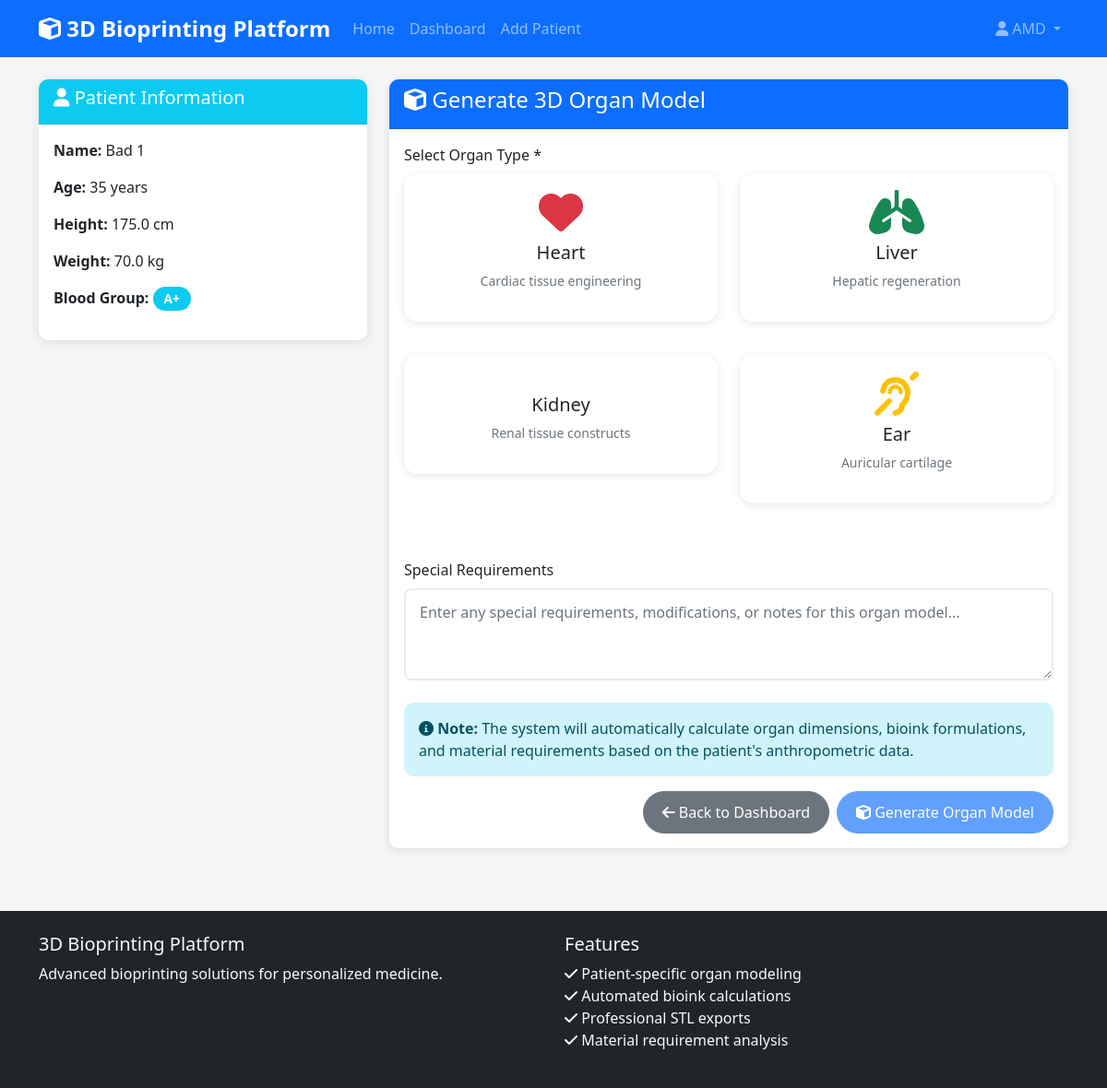
The page /generate_organ/2 (signed in) on the database its author committed.
### tables this page shows
CREATE TABLE patient_data (
        id INTEGER PRIMARY KEY AUTOINCREMENT,
        user_id INTEGER,
        patient_name TEXT NOT NULL,
        height REAL NOT NULL,
        weight REAL NOT NULL,
        age INTEGER NOT NULL,
        blood_group TEXT NOT NULL,
        medical_conditions TEXT,
        created_at TIMESTAMP DEFAULT CURRENT_TIMESTAMP,
        FOREIGN KEY (user_id) REFERENCES users (id)
    );

### app.py (the view)
@app.route('/generate_organ/<int:patient_id>')
def generate_organ_form(patient_id):
    if 'user_id' not in session:
        return redirect(url_for('login'))
    conn = sqlite3.connect('bioprinting.db')
    c = conn.cursor()
    c.execute('SELECT * FROM patient_data WHERE id = ? AND user_id = ?',
              (patient_id, session['user_id']))
    patient = c.fetchone()
    conn.close()
    if not patient:
        flash('Patient not found')
        return redirect(url_for('dashboard'))
    return render_template('generate_organ.html', patient=patient)

### app.py (called while the page is built)
@app.before_request
def create_tables():
    init_db()

### templates/generate_organ.html (shortened to what this page needs)
{% extends "base.html" %}
{% block content %}
<div class="row">
    <div class="col-md-4">
        <div class="card mb-4">
            <div class="card-header bg-info text-white">
                <h5><i class="fas fa-user"></i> Patient Information</h5>
            </div>
            <div class="card-body">
                <p><strong>Name:</strong> {{ patient[2] }}</p>
                <p><strong>Age:</strong> {{ patient[5] }} years</p>
                <p><strong>Height:</strong> {{ patient[3] }} cm</p>
                <p><strong>Weight:</strong> {{ patient[4] }} kg</p>
                <p><strong>Blood Group:</strong> <span class="badge bg-info">{{ patient[6] }}</span></p>
            </div>
        </div>
    </div>
    <div class="col-md-8">
        <div class="card">
            <div class="card-header bg-primary text-white">
                <h4><i class="fas fa-cube"></i> Generate 3D Organ Model</h4>
            </div>
            <div class="card-body">
                <form method="POST" action="{{ url_for('process_organ_generation') }}">
                    <div class="mb-4">
                        <label for="organ_type" class="form-label">Select Organ Type *</label>
                        <div class="row">
                            <div class="col-md-6 mb-3">
                                <div class="card organ-card" onclick="selectOrgan('heart')">
                                    <div class="card-body text-center">
                                        <i class="fas fa-heart fa-3x text-danger mb-2"></i>
                                        <h5>Heart</h5>
                                        <p class="text-muted small">Cardiac tissue engineering</p>
                                    </div>
                                </div>
                            </div>
                            <div class="col-md-6 mb-3">
                                <div class="card organ-card" onclick="selectOrgan('liver')">
                                    <div class="card-body text-center">
                                        <i class="fas fa-lungs fa-3x text-success mb-2"></i>
                                        <h5>Liver</h5>
                                        <p class="text-muted small">Hepatic regeneration</p>
                                    </div>
                                </div>
                            </div>
                            <div class="col-md-6 mb-3">
                                <div class="card organ-card" onclick="selectOrgan('kidney')">
                                    <div class="card-body text-center">
                                        <h5>Kidney</h5>
                                        <p class="text-muted small">Renal tissue constructs</p>
                                    </div>
                                </div>
                            </div>
                            <div class="col-md-6 mb-3">
                                <div class="card organ-card" onclick="selectOrgan('ear')">
                                    <div class="card-body text-center">
                                        <i class="fas fa-deaf fa-3x text-warning mb-2"></i>
                                        <h5>Ear</h5>
                                        <p class="text-muted small">Auricular cartilage</p>
                                    </div>
                                </div>
                            </div>
                        </div>
                    </div>
                    <div class="mb-4">
                        <label for="special_requirements" class="form-label">Special Requirements</label>
                        <textarea class="form-control" id="special_requirements" name="special_requirements"
                                  rows="3" placeholder="Enter any special requirements, modifications, or notes for this organ model..."></textarea>
                    </div>
                    <div class="alert alert-info">
                        <i class="fas fa-info-circle"></i>
                        <strong>Note:</strong> The system will automatically calculate organ dimensions, bioink formulations,
                        and material requirements based on the patient's anthropometric data.
                    </div>
                    <div class="d-grid gap-2 d-md-flex justify-content-md-end">
                        <a href="{{ url_for('dashboard') }}" class="btn btn-secondary">
                            <i class="fas fa-arrow-left"></i> Back to Dashboard
                        </a>
                        <button type="submit" class="btn btn-primary" id="generateBtn" disabled>
                            <i class="fas fa-cube" id="generateIcon"></i>
                            <span id="btnText">Generate Organ Model</span>
                        </button>
                    </div>
                </form>
            </div>
        </div>
    </div>
</div>
{% endblock %}

### static/css/styles.css (style rules this page uses)
:root { --primary-color: #007bff; --secondary-color: #6c757d; --success-color: #28a745; --danger-color: #dc3545; --warning-color: #ffc107; --info-color: #17a2b8; --dark-color: #343a40; --light-color: #f8f9fa; }
body { font-family: 'Segoe UI', Tahoma, Geneva, Verdana, sans-serif; background-color: #f5f5f5; }
.card { border: none; border-radius: 10px; box-shadow: 0 2px 10px rgba(0,0,0,0.1); margin-bottom: 20px; }
.card-header { border-radius: 10px 10px 0 0 !important; font-weight: 600; }
.btn { border-radius: 25px; font-weight: 500; padding: 10px 20px; }
.organ-card { cursor: pointer; transition: all 0.3s ease; border-radius: 15px; border: 2px solid transparent; }
.alert { border-radius: 10px; border: none; }
.badge { font-size: 0.85em; padding: 6px 12px; border-radius: 20px; }
.form-control, .form-select { border-radius: 8px; border: 2px solid #e9ecef; padding: 12px 15px; }
.card { animation: fadeInUp 0.6s ease-out; }

### templates/generate_organ.html (style rules this page uses)
.organ-card { cursor: pointer; transition: all 0.3s; border: 2px solid transparent; }

### rows shown on the page
patient_data: patient_name "Bad 1", age "35", height "175.0", weight "70.0", blood_group "A+"

### other values the page prints
{{ session.username }} "AMD"
